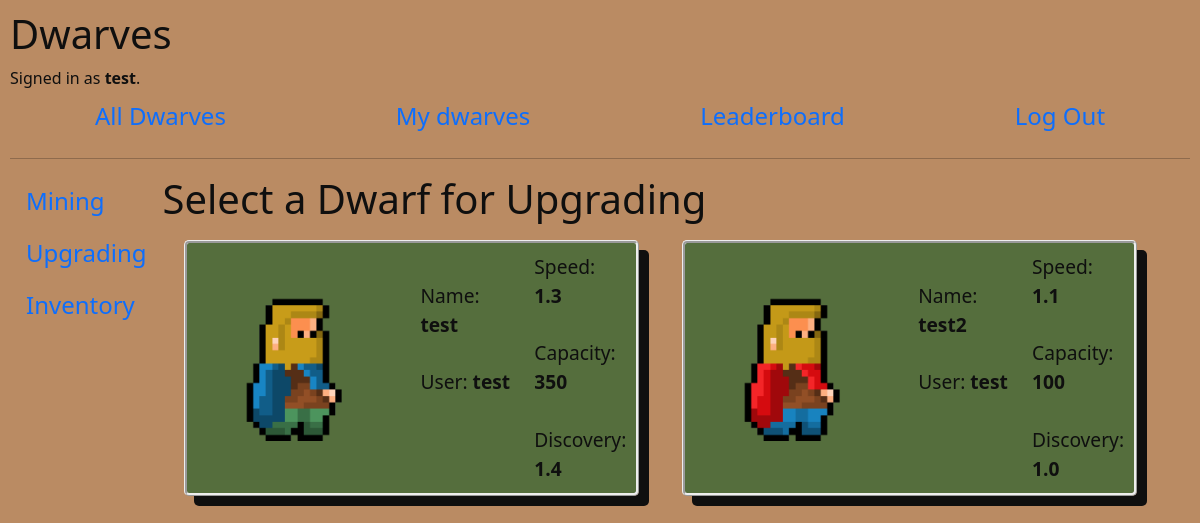
/select (signed in), run on the app's committed database.
### dwarves/models.py (models this page shows, shortened)
class User(AbstractUser):
    gold_obtained = models.IntegerField(default=0)

class Dwarf(models.Model):
    name = models.CharField(max_length=64)
    user = ForeignKey(User, related_name="user_dwarfs", on_delete=CASCADE)
    portrait = models.CharField(max_length=64,default="portrait1.png")
    speed = FloatField(default=1)
    capacity = models.IntegerField(default=100)
    discovery = FloatField(default=1)

### dwarves/views.py (the view)
# urls.py: path("select", views.select, name="select"),
@login_required(login_url='login')
def select(request):
    dwarves_list = request.user.user_dwarfs.all()
    return render(request, "dwarves/select.html",{
        "page_title" : "Select a Dwarf for Upgrading",
        "dwarves" : dwarves_list
    })

### dwarves/templates/dwarves/select.html
{% extends "dwarves/layout.html" %}
{% load static %}
{% block body %}
<h1>{{ page_title }}</h1>
<div class="row" >
{% for dwarf in dwarves %}
<div class="col-md-6">
        <a href="upgrading/{{ dwarf.name }}" class="selection-link">
        <div style="margin:2%; padding:2%; border-style:ridge; border-radius:5px;
                    box-shadow: 10px 10px; background-color:rgba(9, 88, 33, 0.568)">
            <div class="row" >
                <div class="col">
                <img class="main-portrait" src="{% static '/dwarves/media/'|add:dwarf.portrait %}" alt="potrait{{ dwarf.portrait }}">
                </div>
                <div class="col" style="font-size: larger;">
                    <br> Name: <strong>{{ dwarf.name }}</strong> <br> <br>
                    User: <strong>{{ dwarf.user }}</strong>
                </div>
                <div class="col" style="font-size: larger;">
                        Speed: <strong>{{dwarf.speed}}</strong> <br>
                    <br> Capacity: <strong>{{dwarf.capacity}}</strong> <br>
                    <br> Discovery: <strong>{{dwarf.discovery}}</strong>
                </div>
            </div>
        </div>
    </a>
</div>
{% endfor %}
</div>
{% endblock %}

### dwarves/templates/dwarves/layout.html (shortened to what this page needs)
{% load static %}
<!DOCTYPE html>
<html lang="en">
    <head>
        <link href="https://cdn.jsdelivr.net/npm/bootstrap@5.0.0-beta2/dist/css/bootstrap.min.css" rel="stylesheet">
        <link href="{% static 'dwarves/styles.css' %}" rel="stylesheet">
    </head>
    <body>
        <h1>Dwarves</h1>
        <div>
            {% if user.is_authenticated %}
                Signed in as <strong>{{ user.username }}</strong>.
            {% else %}
                Not signed in.
            {% endif %}
        </div>
        <ul class="nav justify-content-center nav-fill">
            <li class="nav-item">
                <a class="nav-link" href="{% url 'all_dwarves' %}">All Dwarves</a>
            </li>
            {% if user.is_authenticated %}
                <li class="nav-item">
                    <a class="nav-link" href="{% url 'my_dwarves' %}">My dwarves</a>
                </li>
                <li class="nav-item">
                    <a class="nav-link" href="{% url 'leaderboard' %}">Leaderboard</a>
                </li>
                <li class="nav-item">
                    <a class="nav-link" href="{% url 'logout' %}">Log Out</a>
                </li>
            {% endif %}
        </ul>
        <hr>
        <div class="vertical-nav">
            <ul class="nav flex-column">
            <li class="nav-item">
              <a class="nav-link active" aria-current="page" href="{% url 'mining' %}">Mining</a>
            </li>
            <li class="nav-item">
              <a class="nav-link" href="{% url 'select' %}">Upgrading</a>
            </li>
            <li class="nav-item">
              <a class="nav-link" href="{% url 'inventory' %}">Inventory</a>
            </li>
            </ul>
        </div>
            <div class="container">
            {% block body %}
            {% endblock %}
            </div>
    </body>
</html>

### dwarves/static/dwarves/styles.css (style rules this page uses)
body { padding: 10px; background-color:rgb(186, 139, 99) !important; color: rgb(15, 15, 15); }
img { height: 200px; }
.nav-link { font-size: 150% !important; }
.vertical-nav { float: left !important; }
.selection-link { color: inherit !important; text-decoration: inherit !important; }

### data on the page
User: username "test"
Dwarf: portrait (picture), name "test", user "test", speed "1.3", capacity "350", discovery "1.4"
Dwarf: portrait (picture), name "test2", user "test", speed "1.1", capacity "100", discovery "1.0"

### other printed values
{{ page_title }} "Select a Dwarf for Upgrading"
